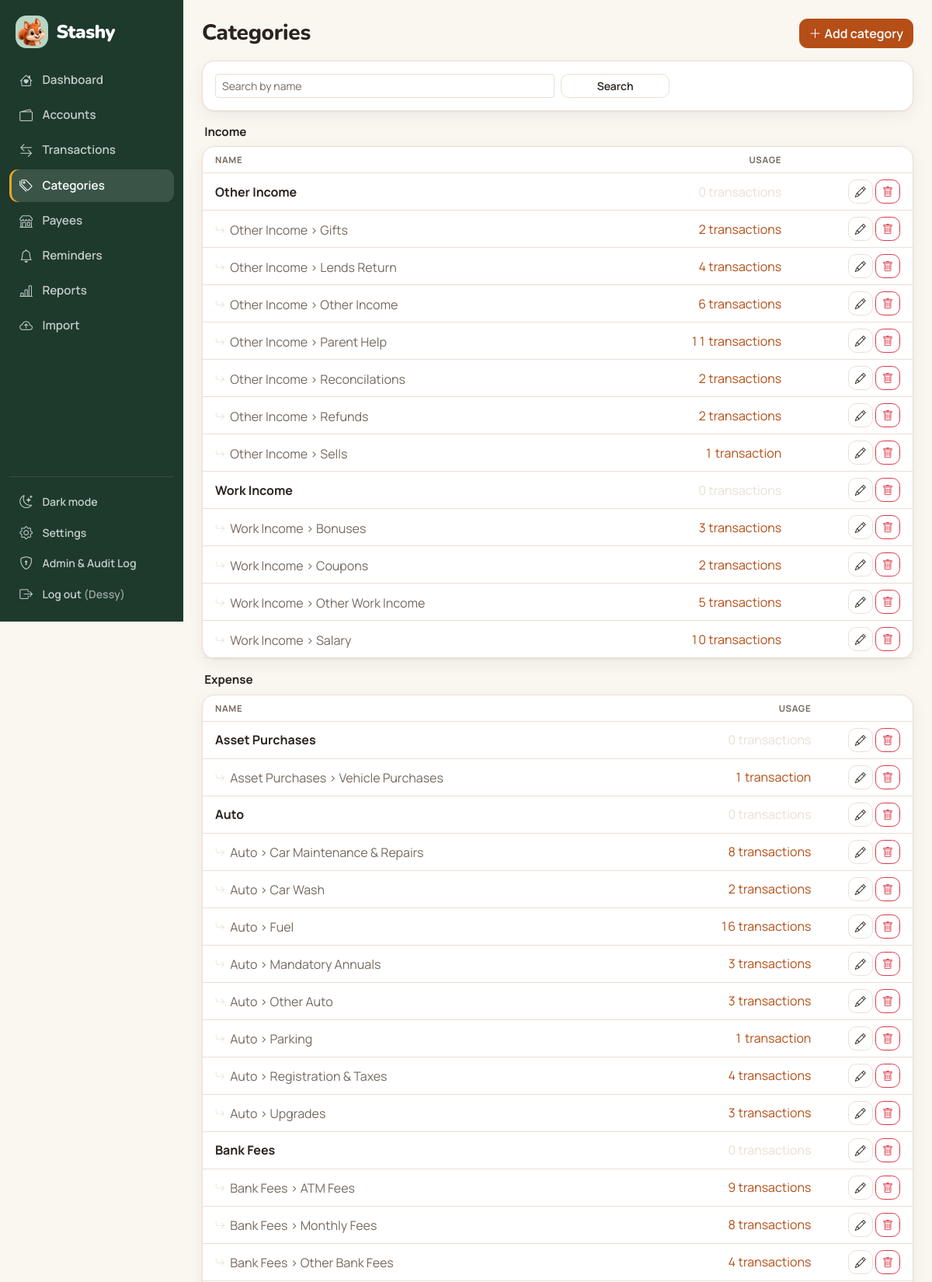
Page /categories/ (signed in, upper part) on the committed database.
### finance/models.py (models this page shows, shortened)
class Category(models.Model):
    class CategoryType(models.TextChoices):
        INCOME = "income", "Income"
        EXPENSE = "expense", "Expense"
        TRANSFER = "transfer", "Transfer"
    name = models.CharField(max_length=120)
    parent = models.ForeignKey(
        "self", null=True, blank=True, related_name="subcategories", on_delete=models.CASCADE
    )
    category_type = models.CharField(max_length=10, choices=CategoryType.choices, default=CategoryType.EXPENSE)
    account = models.OneToOneField(
        Account, null=True, blank=True, editable=False, on_delete=models.CASCADE, related_name="transfer_category",
        help_text="Set only on an account's own transfer category, which Stashy creates and deletes with the account.",
    )
    class Meta:
        verbose_name_plural = "categories"
        ordering = ["parent__name", "name"]
        constraints = [
            models.UniqueConstraint(fields=["name", "parent"], name="unique_category_name_per_parent")
        ]
    @property
    def full_name(self):
        return f"{self.parent.name} > {self.name}" if self.parent_id else self.name
    @property
    def is_system_managed(self):
        return self.account_id is not None

### finance/views.py (the view)
# urls.py: path("categories/", views.CategoryListView.as_view(), name="category_list"),
class CategoryListView(LoginRequiredMixin, ListView):
    model = Category
    template_name = "finance/category_list.html"
    context_object_name = "categories"
    def get_queryset(self):
        qs = Category.objects.select_related("parent", "account").annotate(usage_count=Count("transactions"))
        search = self.request.GET.get("q", "").strip()
        if search:
            qs = qs.filter(Q(name__icontains=search) | Q(parent__name__icontains=search))
        return qs
    def get_context_data(self, **kwargs):
        ctx = super().get_context_data(**kwargs)
        ctx["groups"] = grouped_categories(ctx["categories"])
        ctx["search"] = self.request.GET.get("q", "").strip()
        return ctx

### audit/context.py (called while the page is built)
def new_operation_id():
    return uuid.uuid4().hex[:12]

@contextmanager
def _activate(context):
    token = _current.set(context)
    try:
        yield context
    finally:
        _current.reset(token)

def request_context(request):
    return _activate(AuditContext(source=USER, operation=new_operation_id(), request=request))

### finance/context_processors.py (called while the page is built)
def regional_preferences(request):
    return {"regional": regional.current()}

### finance/models.py (called while the page is built, shortened)
def grouped_categories(categories):
    def sort_key(category):
        parent_name = (category.parent.name if category.parent_id else category.name).lower()
        return (
            _CATEGORY_TYPE_ORDER.get(category.category_type, 99),
            parent_name,
            category.parent_id is not None,
            category.name.lower(),
        )
    groups = []
    for category in sorted(categories, key=sort_key):
        key = category.category_type
        if not groups or groups[-1]["key"] != key:
            groups.append({"key": key, "name": category.get_category_type_display(), "categories": []})
        groups[-1]["categories"].append(category)
    return groups

    @classmethod
    def for_user(cls, user):
        profile = cls.objects.filter(user=user).first()
        if profile is not None:
            return profile

    @property
    def preferences(self):
        return regional.Preferences(
            date_format=self.date_format,
            number_format=self.number_format,
            first_day_of_week=self.first_day_of_week,
            time_zone=self.time_zone,
            main_currency=self.main_currency,
        )

### finance/regional.py (called while the page is built)
def current():
    return _current.get()

@contextmanager
def activate(preferences):
    token = _current.set(preferences)
    try:
        with timezone.override(_zone(preferences.time_zone)):  # None (unknown zone) means settings.TIME_ZONE
            yield preferences
    finally:
        _current.reset(token)

def _zone(name):
    try:
        return zoneinfo.ZoneInfo(name)
    except (zoneinfo.ZoneInfoNotFoundError, ValueError, TypeError):
        return None

    @property
    def picker_date_format(self):
        return _DATE_STYLES.get(self.date_format, _DATE_STYLES["dmy"])[2]

    @property
    def thousands_separator(self):
        return _NUMBER_STYLES.get(self.number_format, _NUMBER_STYLES["space_dot"])[0]

    @property
    def decimal_separator(self):
        return _NUMBER_STYLES.get(self.number_format, _NUMBER_STYLES["space_dot"])[1]

### finance/templates/finance/category_list.html (shortened to what this page needs)
{% extends "finance/base.html" %}
{% block content %}
<div class="d-flex justify-content-between align-items-center mb-3">
    <h3 class="mb-0">Categories</h3>
    <a href="{% url 'finance:category_add' %}" class="btn btn-primary"><i class="bi bi-plus-lg me-1"></i>Add category</a>
</div>
<form method="get" class="card p-3 mb-3">
    <div class="row g-2">
        <div class="col-md-6">
            <input type="text" name="q" class="form-control form-control-sm" placeholder="Search by name" value="{{ search }}" aria-label="Search categories">
        </div>
        <div class="col-md-2">
            <button class="btn btn-sm btn-outline-secondary w-100">Search</button>
        </div>
    </div>
</form>
{% for group in groups %}
<div class="account-group mb-3">
    <div class="account-group-head">
        <span class="account-group-name">{{ group.name }}</span>
    </div>
    <div class="card">
        <table class="table mb-0 align-middle">
            <thead><tr><th>Name</th><th class="text-end">Usage</th><th></th></tr></thead>
            <tbody>
            {% for category in group.categories %}
                <tr>
                    <td>
                        {% if category.parent %}
                        <span class="category-sub"><i class="bi bi-arrow-return-right category-connector"></i>{{ category.full_name }}</span>
                        {% else %}
                        <span class="category-main">{{ category.name }}</span>
                        {% endif %}
                    </td>
                    <td class="text-end">
                        <a href="{% url 'finance:category_usage' category.pk %}" class="text-decoration-none {% if not category.usage_count %}usage-empty{% endif %}">
                            {{ category.usage_count }} transaction{{ category.usage_count|pluralize }}
                        </a>
                    </td>
                    <td class="text-end">
                        {% if not category.is_system_managed %}
                        <a href="{% url 'finance:category_edit' category.pk %}" class="btn btn-sm btn-outline-secondary"><i class="bi bi-pencil"></i></a>
                        <a href="{% url 'finance:category_delete' category.pk %}" class="btn btn-sm btn-outline-danger"><i class="bi bi-trash"></i></a>
                        {% endif %}
                    </td>
                </tr>
            {% endfor %}
            </tbody>
        </table>
    </div>
</div>
{% endfor %}
{% endblock %}

### finance/templates/finance/includes/sidebar_contents.html (shortened to what this page needs)
{% load static %}
{% with current=request.resolver_match.url_name|default:"" %}
<a href="{% url 'finance:dashboard' %}" class="stashy-brand">
    <img src="{% static 'finance/img/mascot-face-96.png' %}" alt="" width="42" height="42">
    <span>Stashy</span>
</a>
<nav class="stashy-nav">
    <a href="{% url 'finance:dashboard' %}" class="{% if current == 'dashboard' %}active{% endif %}"><i class="bi bi-house-heart"></i>Dashboard</a>
    <a href="{% url 'finance:account_list' %}" class="{% if 'account' in current %}active{% endif %}"><i class="bi bi-wallet2"></i>Accounts</a>
    <a href="{% url 'finance:transaction_list' %}" class="{% if 'transaction' in current and current != 'import_transactions' %}active{% endif %}"><i class="bi bi-arrow-left-right"></i>Transactions</a>
    <a href="{% url 'finance:category_list' %}" class="{% if 'category' in current %}active{% endif %}"><i class="bi bi-tags"></i>Categories</a>
    <a href="{% url 'finance:payee_list' %}" class="{% if 'payee' in current %}active{% endif %}"><i class="bi bi-shop"></i>Payees</a>
    <a href="{% url 'finance:reminder_list' %}" class="{% if 'reminder' in current %}active{% endif %}"><i class="bi bi-bell"></i>Reminders</a>
    <a href="{% url 'finance:reports' %}" class="{% if current == 'reports' %}active{% endif %}"><i class="bi bi-bar-chart-line"></i>Reports</a>
    <a href="{% url 'finance:import_transactions' %}" class="{% if current == 'import_transactions' %}active{% endif %}"><i class="bi bi-cloud-arrow-up"></i>Import</a>
</nav>
<div class="stashy-sidebar-footer">
    <button type="button" class="sidebar-action" data-theme-toggle aria-label="Switch to dark mode">
        <i class="bi bi-moon-stars"></i><span data-theme-label>Dark mode</span>
    </button>
    <a href="{% url 'finance:settings' %}" class="sidebar-action {% if current == 'settings' %}active{% endif %}"><i class="bi bi-gear"></i><span>Settings</span></a>
    <a href="{% url 'admin:index' %}" target="_blank" rel="noopener" class="sidebar-action"><i class="bi bi-shield-lock"></i><span>Admin &amp; Audit Log</span></a>
    {% if user.is_authenticated %}
    <form method="post" action="{% url 'logout' %}">
        <button type="submit" class="sidebar-action">
            <i class="bi bi-box-arrow-right"></i><span>Log out <span class="opacity-75">({{ user.username }})</span></span>
        </button>
    </form>
    {% endif %}
</div>
{% endwith %}

### rows in the picture
Category: name "Other Income", usage_count "0"
Category: full_name "Other Income > Gifts", usage_count "2"
Category: full_name "Other Income > Lends Return", usage_count "4"
Category: full_name "Other Income > Other Income", usage_count "6"
Category: full_name "Other Income > Parent Help", usage_count "11"
Category: full_name "Other Income > Reconcilations", usage_count "2"
Category: full_name "Other Income > Refunds", usage_count "2"
Category: full_name "Other Income > Sells", usage_count "1"
Category: name "Work Income", usage_count "0"
Category: full_name "Work Income > Bonuses", usage_count "3"
Category: full_name "Work Income > Coupons", usage_count "2"
Category: full_name "Work Income > Other Work Income", usage_count "5"
Category: full_name "Work Income > Salary", usage_count "10"
Category: name "Asset Purchases", usage_count "0"
Category: full_name "Asset Purchases > Vehicle Purchases", usage_count "1"
Category: name "Auto", usage_count "0"
Category: full_name "Auto > Car Maintenance & Repairs", usage_count "8"
Category: full_name "Auto > Car Wash", usage_count "2"
Category: full_name "Auto > Fuel", usage_count "16"
Category: full_name "Auto > Mandatory Annuals", usage_count "3"
Category: full_name "Auto > Other Auto", usage_count "3"
Category: full_name "Auto > Parking", usage_count "1"
Category: full_name "Auto > Registration & Taxes", usage_count "4"
Category: full_name "Auto > Upgrades", usage_count "3"
Category: name "Bank Fees", usage_count "0"
Category: full_name "Bank Fees > ATM Fees", usage_count "9"
Category: full_name "Bank Fees > Monthly Fees", usage_count "8"
Category: full_name "Bank Fees > Other Bank Fees", usage_count "4"

### other values in the picture
{{ user.username }} "Dessy"
{{ group.name }} "Income" "Expense"
